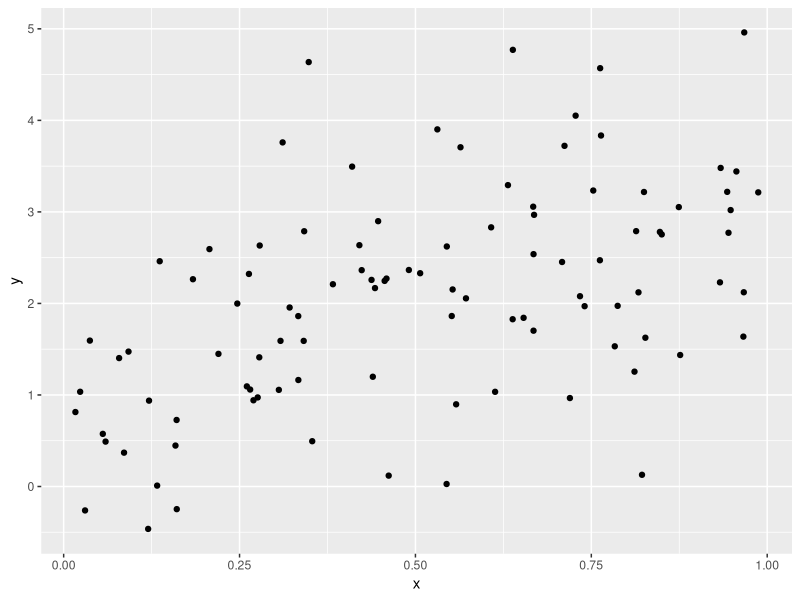

This chart was generated by the following R code:
## ---- chunk 1
library(tidyverse)
plot_df = tibble(
  x = runif(100),
  y = 1 + 2 * x + rnorm(100)
)
  
plot_df |>
  ggplot(aes(x = x, y = y)) +
  geom_point()
